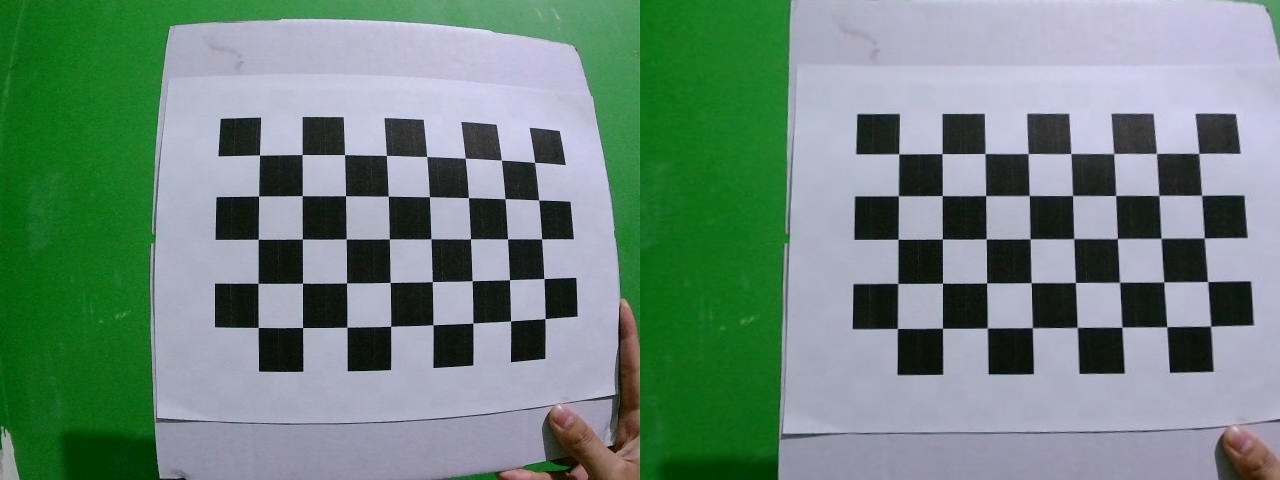
#> input picture validation_left.jpg, 1280 x 480 px, given in place of the camera
$ python 'Calibration for AFTER preproc.py'   (older library calls are emulated)
#> lines starting #> are read from the running program, lines starting #| are printed output that depends on the picture
### utils/stereo_utils.py
# utils/stereo_utils.py
import os
from tracemalloc import start
import winsound
import cv2
import numpy as np
import pandas as pd
import csv
import constants as c
from datetime import datetime
import json

def load_camera_calibration(csv_file):
    """Loads camera calibration data from CSV."""
#> called with csv_file = 'csv/camera_calibration_results.csv'
    with open(csv_file, "r") as file:
#> (reads csv/camera_calibration_results.csv from the repository)
        reader = csv.reader(file)
        data = list(reader)

    mtx_left = np.array(eval(data[1][1]))
    mtx_right = np.array(eval(data[1][2]))
    dist_left = np.array(eval(data[2][1]))
    dist_right = np.array(eval(data[2][2]))

    return mtx_left, dist_left, mtx_right, dist_right

def load_processing_parameters(csv_file):
    """Loads precomputed processing parameters from CSV."""
#> called with csv_file = 'csv/processing_parameters.csv'
    params = {}
    with open(csv_file, "r") as file:
#> (reads csv/processing_parameters.csv from the repository)
        reader = csv.reader(file)
        next(reader)  # Skip header row
        for row in reader:
            key = row[0]
            value = eval(row[1])  # Convert string to tuple
            params[key] = value

    return params["Common ROI (x, y, w, h)"], params["Common Image Size (w, h)"], params["Left ROI (x, y, w, h)"], params["Right ROI (x, y, w, h)"]

def scale_roi(roi, scale_x, scale_y):
    x, y, w, h = roi
    return (int(x * scale_x), int(y * scale_y), int(w * scale_x), int(h * scale_y))

def undistort_crop_resize(gray_img, mapx, mapy, roi, target_size):
    """Undistorts, crops, and resizes a grayscale image."""
    undistorted = cv2.remap(gray_img, mapx, mapy, interpolation=cv2.INTER_LINEAR)
    x, y, w, h = roi
    cropped = undistorted[y:y+h, x:x+w] if w > 0 and h > 0 else undistorted
    return cv2.resize(cropped, target_size)

# [29 lines left out: function edge, not called in this run]


def split_stereo_frame(frame):
    h, w = frame.shape[:2]
    mid = w // 2
    return frame[:, :mid], frame[:, mid:]

def create_undistort_map(mtx, dist, size):
    return cv2.initUndistortRectifyMap(mtx, dist, None, mtx, size, cv2.CV_32FC1)

def convert_to_grayscale(frame):
    return cv2.cvtColor(frame, cv2.COLOR_BGR2GRAY)

def Current():
    current = datetime.now()
    current_str = datetime.now().strftime("%H:%M:%S")
    return current, current_str

def Ding():
    winsound.MessageBeep(winsound.MB_ICONASTERISK)
    return

def Deng():
    winsound.MessageBeep(winsound.MB_ICONEXCLAMATION)
    return

# [50 lines left out: functions LoJ, UpJ, get_Q_matrix, not called in this run]

def OpenCam(video_source):
    cap = cv2.VideoCapture(video_source)
    cap.set(cv2.CAP_PROP_FRAME_WIDTH, 1280)
    cap.set(cv2.CAP_PROP_FRAME_HEIGHT, 480)
    orig_width = int(cap.get(cv2.CAP_PROP_FRAME_WIDTH))
    orig_height = int(cap.get(cv2.CAP_PROP_FRAME_HEIGHT))
    print(f"Video resolution: {orig_width}x{orig_height}")
    return cap, orig_width, orig_height

### Calibration for AFTER preproc.py
# Calibration.py
import cv2
import numpy as np
import os
import csv
import utils.stereo_utils as su
import constants as c

def calibrate_camera_live():
    start, start_str = su.Current()
    print("Start Time : " + start_str)
    print("Loading calibration and processing parameters...")
    mtx_left, dist_left, mtx_right, dist_right = su.load_camera_calibration(c.calibration_csv)
    common_roi, common_image_size, _, _ = su.load_processing_parameters(c.processing_csv)

    print("Creating undistortion maps...")
    mapx_left, mapy_left = su.create_undistort_map(mtx_left, dist_left, (c.f_width // 2, c.f_height))
    mapx_right, mapy_right = su.create_undistort_map(mtx_right, dist_right, (c.f_width // 2, c.f_height))

    chessboard_size = (18, 12)
    criteria = (cv2.TERM_CRITERIA_EPS + cv2.TERM_CRITERIA_MAX_ITER, 30, 0.001)

    objp = np.zeros((chessboard_size[0] * chessboard_size[1], 3), np.float32)
    objp[:, :2] = np.mgrid[0:chessboard_size[0], 0:chessboard_size[1]].T.reshape(-1, 2)

    objpoints = []
    imgpoints_left = []
    imgpoints_right = []

    os.makedirs("calibration_images/left", exist_ok=True)
    os.makedirs("calibration_images/right", exist_ok=True)

    cap, orig_width, orig_height = su.OpenCam(c.cam_src)
    su.Ding()
    image_count = 0
    state = 'left'

    print("Press SPACE to capture, ESC to exit.")

    end, end_str = su.Current()
    print("End Time : "+end_str)
    print("Durration : "+str(end-start))

    while True:
        ret, frame = cap.read()
#> frame is the input picture: shape (480, 1280, 3); mean B, G, R 124.8, 135.2, 110.4
        if not ret:
            print("Camera feed error.")
            break

        frame = su.convert_to_grayscale(frame) #<- now we try with no gray
        frame = cv2.equalizeHist(frame) #<- now we try with no equalizeHist
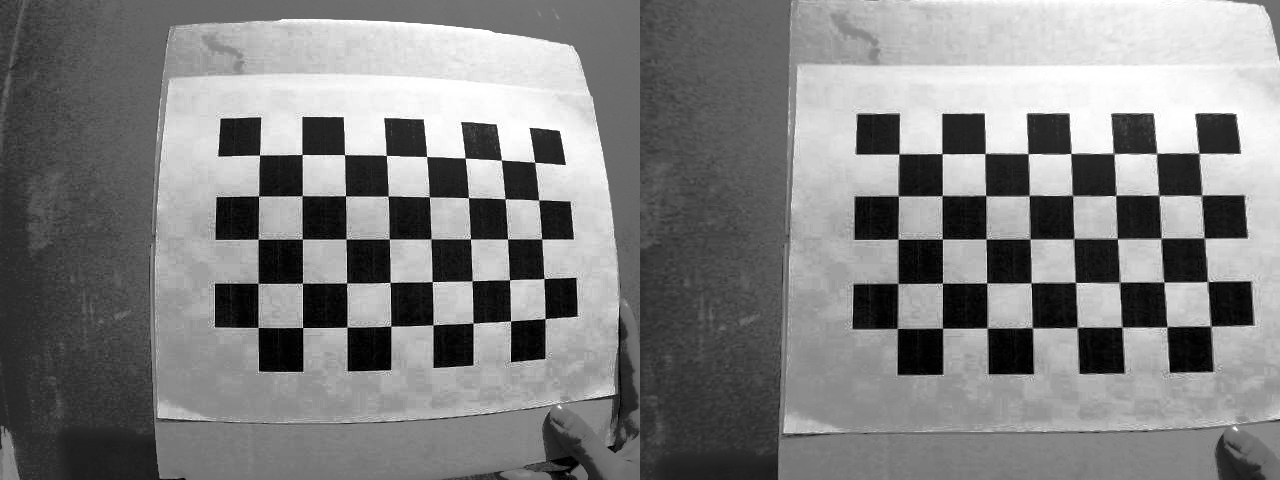
#> frame: shape (480, 1280); min 0, max 255, mean 128.6
        #Let's try it like this for alpha channel consistency

        # frame = su.edge(frame)
#DOOOOOONT FORGET TO CHANGE THIS !!!!!!!!!!!!!!!!!!!!!!!!!!!!!!!!!!!!!!!!!!!!
        left_frame, right_frame = su.split_stereo_frame(frame)
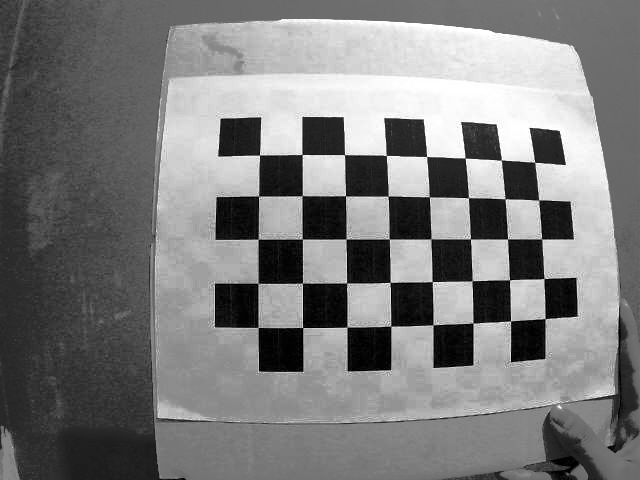
#> left_frame: shape (480, 640); min 0, max 255, mean 123.8
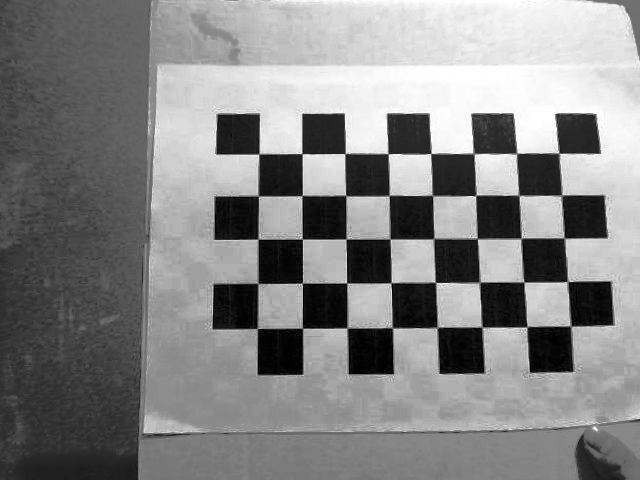
#> right_frame: shape (480, 640); min 0, max 255, mean 133.4

        left_proc = su.undistort_crop_resize(left_frame, mapx_left, mapy_left, common_roi, common_image_size)
#> in undistort_crop_resize, `undistorted = cv2.remap(gray_img, mapx, mapy, interpolation=cv2.INTER_..`:
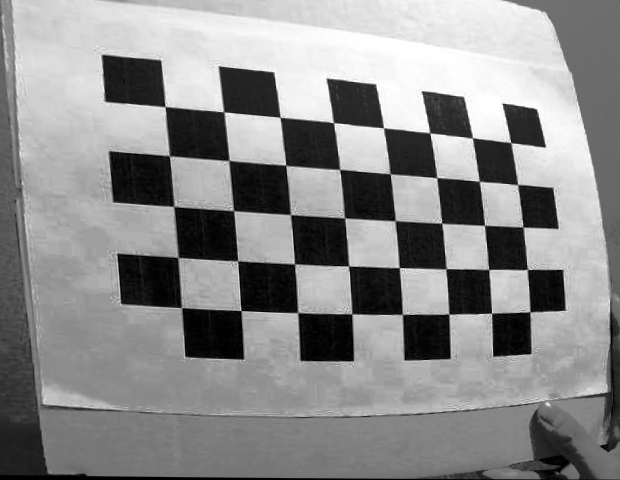
#> undistorted: shape (480, 620); min 0, max 255, mean 139.5
        right_proc = su.undistort_crop_resize(right_frame, mapx_right, mapy_right, common_roi, common_image_size)
#> call 2 of undistort_crop_resize, with roi = (387, 212, 1100, 565), target_size = (1100, 565)
#> in undistort_crop_resize (call 2), `undistorted = cv2.remap(gray_img, mapx, mapy, interpolation=cv2.INTER_..`:
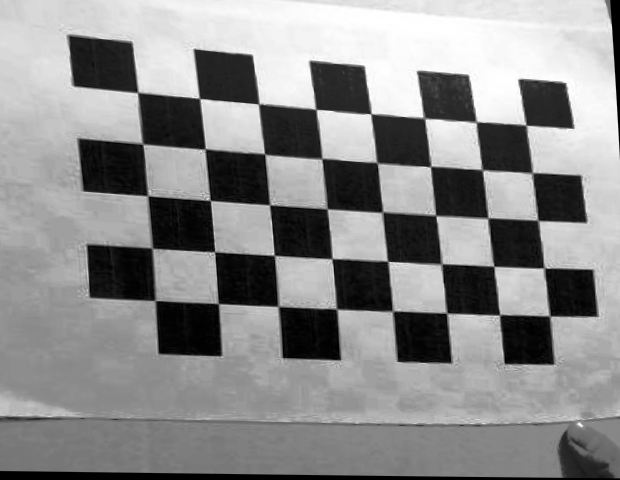
#> undistorted: shape (480, 620); min 0, max 255, mean 140.2
#> in undistort_crop_resize (call 2), `cropped = undistorted[y:y+h, x:x+w] if w > 0 and h > 0 else undistorted`:
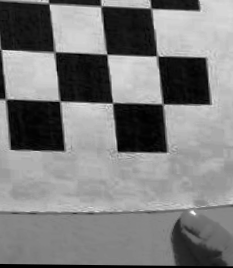
#> cropped: shape (268, 233); min 0, max 253, mean 125.5
#> in undistort_crop_resize (call 2), `return cv2.resize(cropped, target_size)`:
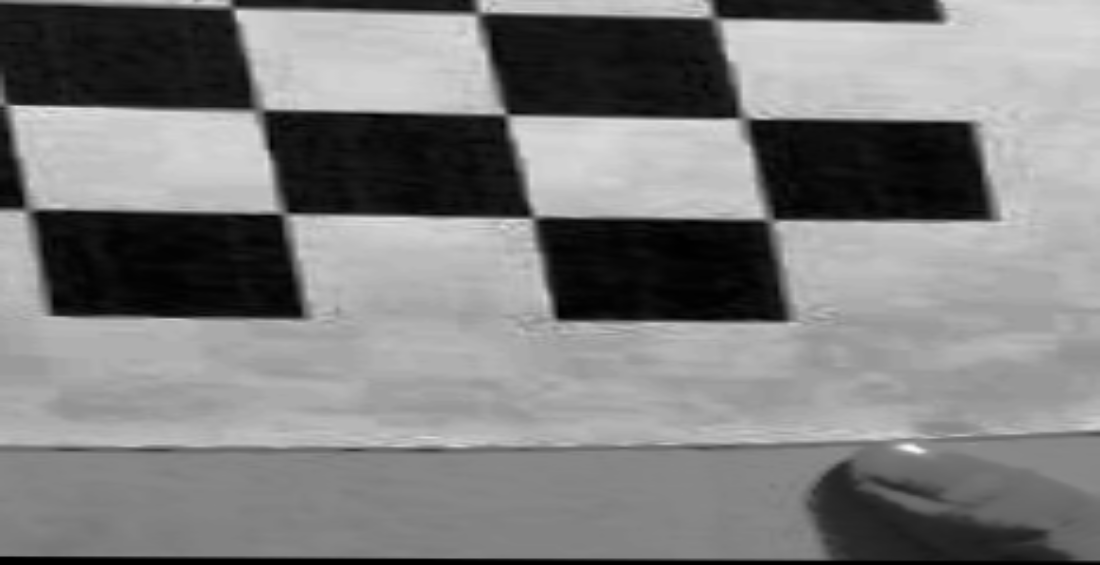
#> returned value: shape (565, 1100); min 0, max 248, mean 125.4

        enhanced = left_proc if state == 'left' else right_proc

        # cv2.putText(enhanced, f"Capture {state.upper()} image", (10, 30), cv2.FONT_HERSHEY_SIMPLEX, 1, 255, 2)
        cv2.imshow("Calibration", enhanced)

        key = cv2.waitKey(1)
#> (key Esc is pressed here)
        if key == 27:  # ESC to quit
            break
        elif key == 32:  # SPACE to capture
            found, corners = cv2.findChessboardCorners(enhanced, chessboard_size, None)

            print(f"{state.capitalize()} Image: Chessboard Found? {found}")

            if found:
                corners = cv2.cornerSubPix(enhanced, corners, (11, 11), (-1, -1), criteria)

                if state == 'left':
                    imgpoints_left.append(corners)
                    objpoints.append(objp)
                    filename = f"calibration_images/left/left_{image_count:02d}.jpg"
                    cv2.imwrite(filename, enhanced)
                    state = 'right'
                else:
                    imgpoints_right.append(corners)
                    filename = f"calibration_images/right/right_{image_count:02d}.jpg"
                    cv2.imwrite(filename, enhanced)
                    image_count += 1
                    state = 'left'

    cap.release()
    cv2.destroyAllWindows()

    if not objpoints:
        print("No valid chessboard pairs captured.")
        return

    print("Running calibration...")

    ret_left, mtx_left, dist_left, *_ = cv2.calibrateCamera(objpoints, imgpoints_left, enhanced.shape[::-1], None, None)
    ret_right, mtx_right, dist_right, *_ = cv2.calibrateCamera(objpoints, imgpoints_right, enhanced.shape[::-1], None, None)

    print("Calibration complete.")
    print("Left Camera Matrix:\n", mtx_left)
    print("Right Camera Matrix:\n", mtx_right)

    # Compute Q matrices from updated intrinsics
    baseline = 0.12  # in meters

    fx_left = mtx_left[0, 0]
    cx_left = mtx_left[0, 2]
    cy_left = mtx_left[1, 2]

    fx_right = mtx_right[0, 0]
    cx_right = mtx_right[0, 2]
    cy_right = mtx_right[1, 2]

    Q_left = np.array([
        [1, 0,   0,         -cx_left],
        [0, 1,   0,         -cy_left],
        [0, 0,   0,          fx_left],
        [0, 0, -1.0 / baseline, 0]
    ], dtype=np.float32)

    Q_right = np.array([
        [1, 0,   0,         -cx_right],
        [0, 1,   0,         -cy_right],
        [0, 0,   0,          fx_right],
        [0, 0,  1.0 / baseline, 0]
    ], dtype=np.float32)

    # Save to CSV
    os.makedirs("csv", exist_ok=True)
    with open("csv/camera_calibration_results_after_pproc.csv", "w", newline="") as f:
        writer = csv.writer(f)
        writer.writerow(["Parameter", "Left Camera", "Right Camera"])
        writer.writerow(["Matrix", mtx_left.tolist(), mtx_right.tolist()])
        writer.writerow(["Distortion Coefficients", dist_left.tolist(), dist_right.tolist()])
        writer.writerow(["Q Matrix", Q_left.tolist(), Q_right.tolist()])

    print("Saved calibration and Q matrices to csv/camera_calibration_results_after_pproc.csv")

if __name__ == "__main__":
    calibrate_camera_live()
